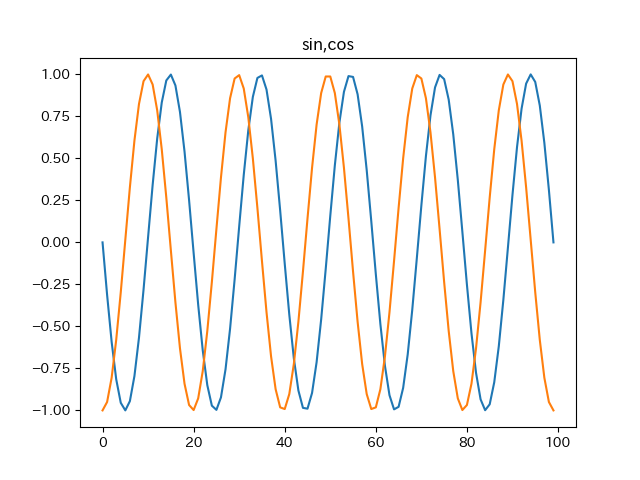

Here is the Python script that generated this plot:
import imp
import math

import pandas as pd
import numpy as np
from matplotlib import pylab as plt

import japanize_matplotlib 

point_range=5*np.pi
points=np.linspace(-point_range, point_range,100)
plt.plot(np.sin(points))
plt.plot(np.cos(points))
plt.title('sin,cos')

plt.savefig('sincos_plot.png')
plt.show()